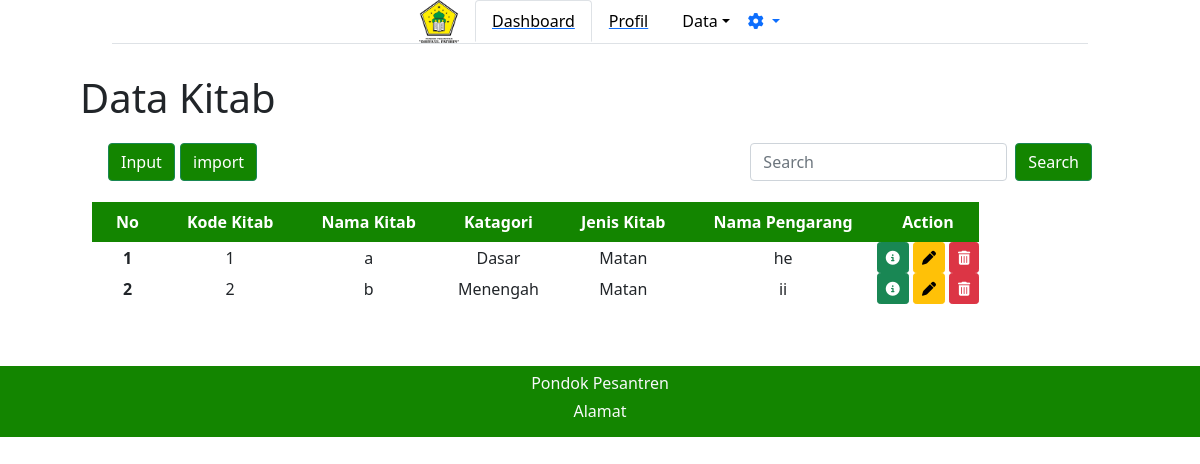
The app's page /adminpondok/datakitab/, older data.
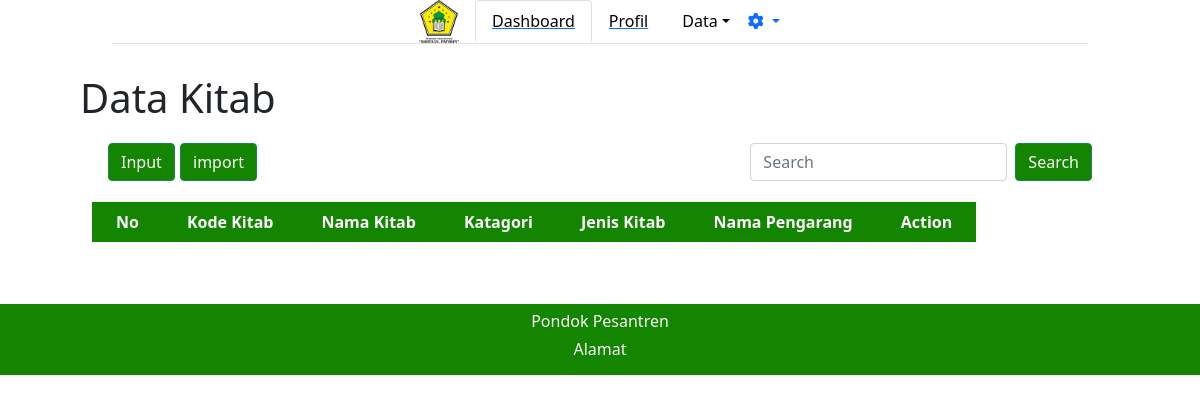
The same page, newer data.
### adminpondok/models.py (models this page shows)
class Kitab(models.Model):
    kategori_kitab = [
        ('Dasar', 'Dasar'),
        ('Menengah', 'Menengah'),
        ('Atas', 'Atas'),
    ]
    jenis = [
        ('Al-Quran', 'Al-Quran'),
        ('Matan', 'Matan'),
        ('Nadhom', 'Nadhom'),
    ]
    kode_kitab = models.IntegerField(default=0)
    nama_kitab = models.CharField(max_length=30)
    kategori_kitab = models.CharField(
        max_length=9, choices=kategori_kitab, default='')
    jenis_kitab = models.CharField(max_length=9, choices=jenis, default='')
    nama_pengarang = models.CharField(max_length=30)

### adminpondok/views.py (the view, shortened to what this page needs)
# urls.py: path('datakitab/', views.datakitab),
def datakitab(req):
    kitab = models.Kitab.objects.all()
    return render(req, 'adminpondok/datakitab.html', {
        'data': kitab,
    })

### adminpondok/templates/adminpondok/datakitab.html (shortened to what this page needs)
{% extends "adminpondok/base.html" %}
{% block content %}
<h1>Data Kitab</h1>
<nav class="navbar navbar-light bg-white">
    <div class="container-fluid">
        <a class="navbar-brand">
            <button type="button" class="btn btn-success" data-bs-toggle="modal" data-bs-target="#staticBackdrop"
                style="background-color: #138500; display: inline-block;">
                Input
            </button>
            <button type="button" class="btn btn-success" style="background-color: #138500;">
                import
            </button>
        </a>
        <form class="d-flex">
            <input class="form-control me-2" type="search" placeholder="Search" aria-label="Search">
            <button class="btn btn-success" style="background-color:#138500 ;" type="submit">Search</button>
        </form>
    </div>
</nav>
</div>
<div class="min-h-screen bg-white py-2">
    <div class="container-fluid">
        <div class="responsive">
            <table class="bg-white divide-y divide-gray-300' style=" border: green;">
                <thead class="" style="background-color: #138500; color: #FFFFFF;">
                    <tr>
                        <th class="font-semibold text-sm uppercase px-4 py-2 text-center"> No </th>
                        <th class="font-semibold text-sm uppercase px-4 py-2 text-center"> Kode Kitab </th>
                        <th class="font-semibold text-sm uppercase px-4 py-2 text-center"> Nama Kitab</th>
                        <th class="font-semibold text-sm uppercase px-4 py-2 text-center">Katagori</th>
                        <th class="font-semibold text-sm uppercase px-4 py-2 text-center"> Jenis Kitab</th>
                        <th class="font-semibold text-sm uppercase px-4 py-2 text-center">Nama Pengarang</th>
                        <th class="font-semibold text-sm uppercase px-4 py-2 text-center">Action</th>
                    </tr>
                </thead>
                {% for d in data %}
                <tbody class="divide-y divide-gray-200">
                    <tr>
                        <th scope="row" class="text-center">{{ forloop.counter }}</th>
                        <td class="text-center">{{d.kode_kitab}}</td>
                        <td class="text-center">{{d.nama_kitab}}</td>
                        <td class="text-center">{{d.kategori_kitab}}</td>
                        <td class="text-center">{{d.jenis_kitab}}</td>
                        <td class="text-center">{{d.nama_pengarang}}</td>
                        <td>
                            <a class="btn btn-sm btn-success" href="/{{d.id}}/detail"><i
                                    class="fas fa-info-circle"></i></a>
                            <a class="btn btn-sm btn-warning" data-bs-toggle="modal" data-bs-target="#modaleditkitab"
                                href="datasantri/{{d.id}}/update"><i class="fas fa-pen"></i></a>
                            <a class="btn btn-sm btn-danger" href="{{d.id}}/delete"><i class="fas fa-trash-alt"></i></a>
                        </td>
                    </tr>
                </tbody>
                {% endfor %}
            </table>
        </div>
    </div>
</div>
</div>
{% endblock %}

### adminpondok/templates/adminpondok/base.html (shortened to what this page needs)
{% load static %}
<!DOCTYPE html>
<html lang="en">
<head>
    <link rel="stylesheet" href="path/to/font-awesome/css/font-awesome.min.css">
    <link rel="stylesheet" href="https://cdn.jsdelivr.net/npm/bootstrap@5.0.0-beta1/dist/css/bootstrap.min.css">
    <link rel="stylesheet" href="https://cdnjs.cloudflare.com/ajax/libs/twitter-bootstrap/4.5.2/css/bootstrap.css">
    <link rel="stylesheet" href="https://cdnjs.cloudflare.com/ajax/libs/font-awesome/4.7.0/css/font-awesome.min.css">
    <link rel="stylesheet" href="https://cdn.datatables.net/1.11.3/css/dataTables.bootstrap4.min.css">
    <link href="https://cdn.jsdelivr.net/npm/bootstrap@5.1.3/dist/css/bootstrap.min.css" rel="stylesheet">
    <link rel="stylesheet" href="path/to/font-awesome/css/font-awesome.min.css">
    <link rel="stylesheet" href="style.css">
</head>
<body>
    <div class="container-fluid">
        <div class="row">
            <div class="col-1">
            </div>
            <div class="col-10">
                <ul class="nav nav-tabs justify-content-center" id="myTab" role="tablist">
                    <img src="{% static 'img/ponpes.png' %}" class="logo mr-3" width="40px" alt="Pondok Pesantren">
                    <li class="nav-item" role="presentation">
                        <a href="/adminpondok">
                            <button style="color:black" class="nav-link active" id="home-tab" data-bs-toggle="tab"
                                data-bs-target="#home" type="button" role="tab" aria-controls="home"
                                aria-selected="true">Dashboard</button>
                        </a>
                    </li>
                    <li class="nav-item" role="presentation">
                        <a href="/adminpondok/profil">
                            <button style="color:black" class="nav-link" id="home-tab" data-bs-toggle="tab"
                                data-bs-target="#home" type="button" role="tab" aria-controls="home"
                                aria-selected="false">Profil</button>
                        </a>
                    </li>
                    <li class="nav-item" role="presentation">
                        <button style="color:black" class="nav-link dropdown-toggle" id="dropdownMenuButton1"
                            data-bs-toggle="dropdown" aria-expanded="false">Data</button>
                    </li>
                    <ul class="navbar-nav" style="float: right;">
                        <li class="nav-item dropdown">
                            <a class="nav-link dropdown-toggle" href="#" id="navbarDarkDropdownMenuLink" role="button"
                                data-bs-toggle="dropdown" aria-expanded="false">
                                <i class="fas fa-cog"></i>
                            </a>
                        </li>
                    </ul>
                </ul>
            </div>
            <div class="col-1">
            </div>
        </div>
    </div>
    <main>
        <div class="tab-content" id="myTabContent">
            <div class="tab-panel fade show active" id="home" role="tabpanel" aria-labelledby="home-tab">
                {% block content %}
                {% endblock %}
    </main>
    <footer class=" row d-flex flex-wrap text-center text-light py-2 my-4"
        style="background-color: rgba(19, 133, 0, 1) ">
        <h6>Pondok Pesantren</h6>
        <h6>Alamat</h6>
    </footer>
</body>
</html>

### static/css/style.css (style rules this page uses)
* { margin: 0; padding: 0; box-sizing: border-box; }
main { width: 90vw; margin: 0 auto; padding: 30px 20px; }

Row changes from the older to the newer data that the page shows:
removed Kitab: kode_kitab "1", nama_kitab "a", kategori_kitab "Dasar", jenis_kitab "Matan", nama_pengarang "he"
removed Kitab: kode_kitab "2", nama_kitab "b", kategori_kitab "Menengah", jenis_kitab "Matan", nama_pengarang "ii"
